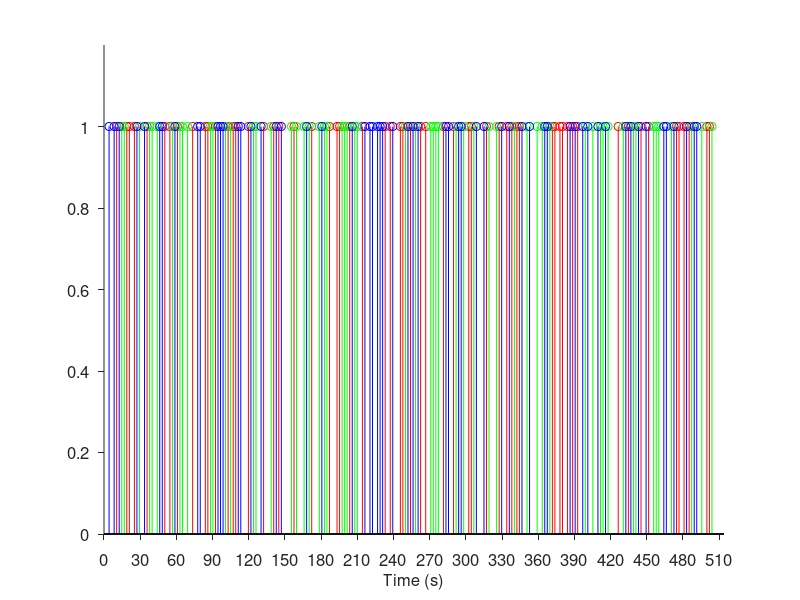

The MATLAB source for this figure:
clear; clc; close all

% Runs
% A only : 1001 <= runs < 2001
% AV : 2001 <= runs < 3001
% A, V or T : 3001 <= runs < 4001
% T only : 4001 <= runs < 5001

% With feedback : runs = ?1??
% No feedback : runs = ?0??

%Trials
% A --> 1

% array <int> PresentationLocationsDeg[15]= {-12, -10, -8, -5, -4, -3, -1, 0, 1, 3, 4, 5, 8, 10, 12};
% 5 8 11

Subj2Create = 0;
Feedback = 0;

Param.RunsToCreate = 1;
Param.Repeats = 6;
Param.TrialType = repmat([1 1 1 1], 10, 1);
Param.Side = repmat([2 6 10 14], 10, 1);
Param.SOA = repmat(2.1,40,1);

if Feedback
    Param.Repeats = 6;
end

Colors = 'rgbcmyk';

AllOders = randperm(length(Param.TrialType(:)));

StartDirectory = pwd;

%% Saves the trial lists
for iSubj = Subj2Create

    %% Randomization is different across runs
    for RunInd = Param.RunsToCreate

        TrialType = Param.TrialType(:);
        Side = Param.Side(:);
        SOA = Param.SOA;

        TrialList = [];
        A_SideList = [];
        SOAList = [];

        %% We repeat the same sequence of trials and randomize it and insert a fixation in between each
        for iRepeat = 1:Param.Repeats

            BadOrder=1;
            while BadOrder
                NewOrder = randperm(length(TrialType));

                tmp = AllOders == repmat(NewOrder,[size(AllOders,1), 1]);
                if any(all(tmp))
                    BadOrder=1;
                else
                    AllOders(end+1,:)= NewOrder;
                    BadOrder=0;
                end
            end

            TMP1 = TrialType(NewOrder);
            TMP2 = Side(NewOrder);
            TMP3 = SOA(NewOrder);

            TrialList = [TrialList ; TMP1];
            A_SideList = [A_SideList ; TMP2];
            SOAList = [SOAList ; TMP3];

        end % iRepeat = 1:Repeats

        TrialListComp{1,RunInd}=[TrialList A_SideList SOAList];

        
        Insert=' Audio only ';
        %% Print out proportion of targets per run and time per run
        if RunInd==1
            fprintf(['For ' Insert ' runs\n'])

            fprintf('PsychoPhysics runs last %0.2f min. \n', [10+sum(SOAList)]/60)

            TrialPerCond=sum(all([TrialList==1 A_SideList==2],2));
            fprintf('%i trials per condition. \n\n', TrialPerCond);
        end

        SOT_List=cumsum(SOAList);

        Sots{1} = SOT_List(all([TrialList==1 A_SideList==2],2))/3;
        Sots{2} = SOT_List(all([TrialList==1 A_SideList==6],2))/3;
        Sots{3} = SOT_List(all([TrialList==1 A_SideList==10],2))/3;
        Sots{3} = SOT_List(all([TrialList==1 A_SideList==14],2))/3;

        figure('name', Insert, 'position', [100 100 1200 550])
        hold on
        for i=1:length(Sots)
            stem(Sots{i},ones(1,length(Sots{i})), Colors(i))
        end
        axis([0 [10+sum(SOAList)]/3 0 1.2])
        set(gca,'tickdir', 'out', 'xtick', 0:10:ceil(Sots{1}(end)+10) ,...
            'xticklabel', 3*(0:10:ceil(Sots{1}(end)+10)), ...
            'ticklength', [0.01 0.01], 'fontsize', 12)
        t=xlabel('Time (s)');
        set(t,'fontsize',12);

        %%
        RunNumber = RunInd + Feedback*100 + 1000;

        [SUCCESS,MESSAGE,MESSAGEID] = mkdir(fullfile(StartDirectory, strcat('Subject_', num2str(iSubj))));

        TrialListFile = fullfile(StartDirectory, strcat('Subject_', num2str(iSubj)), ...
            strcat('Trial_List_Subject_', num2str(iSubj), '_Run_', num2str(RunNumber), '.txt'));
        fid1 = fopen (TrialListFile, 'w');

        SideListFile = fullfile(StartDirectory, strcat('Subject_', num2str(iSubj)), ...
            strcat('Side_List_Subject_', num2str(iSubj), '_Run_', num2str(RunNumber), '.txt'));
        fid2 = fopen (SideListFile, 'w');

        for TrialInd = 1:length(TrialList)
            fprintf (fid1, '%i\n', TrialList(TrialInd) );
            fprintf (fid2, '%i\n', A_SideList(TrialInd) );
        end

        fclose (fid1);
        fclose (fid2);

    end

end
